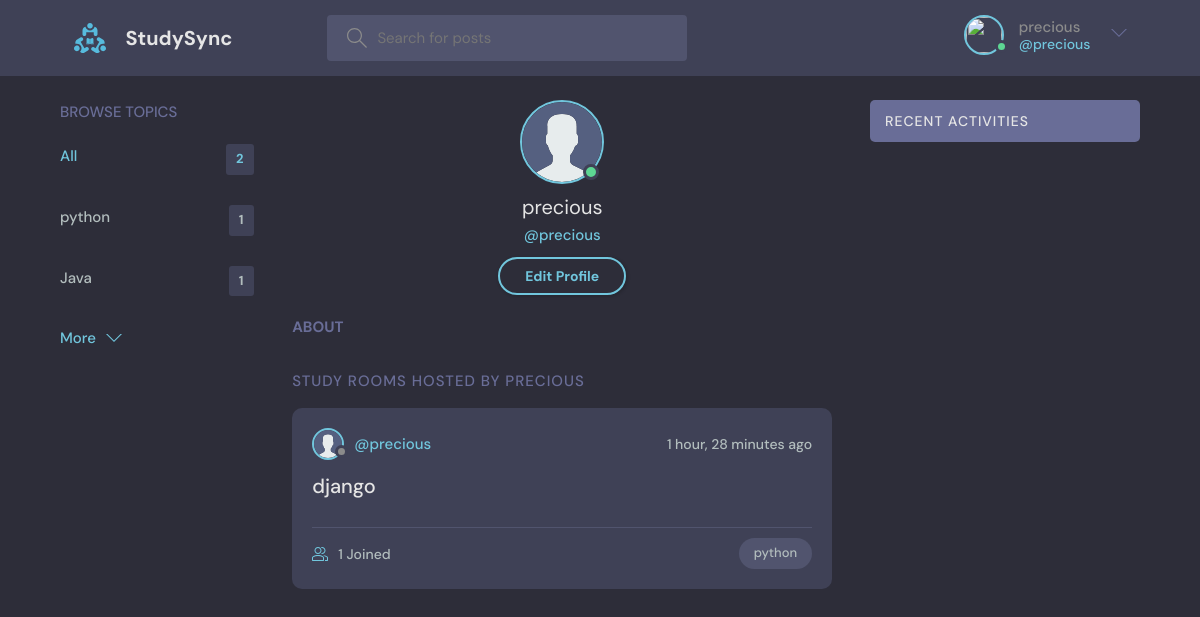
Page /profile/ (signed in) on the committed database.
### discord/models.py (models this page shows, shortened)
class CustomUser(AbstractUser):
    profile_picture = models.ImageField(upload_to='profiles',default='name.png')

class Topic(models.Model):
    name = models.CharField(max_length=200)  # Name of the topic

class Room(models.Model):
    host = models.ForeignKey(CustomUser, on_delete=models.SET_NULL, null=True)
    topic = models.ForeignKey(Topic, on_delete=models.SET_NULL, null=True)
    name = models.CharField(max_length=200)
    description = models.TextField(null=True, blank=True)
    participants = models.ManyToManyField(CustomUser, related_name='participants')
    updated = models.DateTimeField(auto_now=True)
    created = models.DateTimeField(auto_now_add=True)
    class Meta:
        ordering = ['-updated', '-created']

### discord/views.py (the view)
# urls.py: path('profile/', views.userProfile, name="user-profile"),  # URL for user profile page
def userProfile(request):
    user = request.user
    rooms = user.room_set.all()
    room_messages = user.message_set.all()
    topics = Topic.objects.all()
    context = {
        'user': user,                   # The current user
        'rooms': rooms,                 # Rooms associated with the user
        'room_messages': room_messages, # Messages sent by the user
        'topics': topics                # All topics
    }
    return render(request, 'discord/profile.html', context)

### discord/templates/discord/profile.html (shortened to what this page needs)
{% extends 'main.html' %}
{% block content %}
{% load static %}
  <main class="profile-page layout layout--3">
    <div class="container">
      {% include 'discord/topics_component.html' %}
      <div class="roomList">
        <div class="profile">
          <div class="profile__avatar">
            <div class="avatar avatar--large active">
              <img src="{% static 'images/avatar.svg' %}" />
            </div>
          </div>
          <div class="profile__info">
            <h3>{{user.username}}</h3>
            <p>@{{user.username}}</p>
            {% if request.user == user %}
            <a href="{% url 'discord:update-user' %}" class="btn btn--main btn--pill">Edit Profile</a>
            {% endif %}
          </div>
          <div class="profile__about">
            <h3>About</h3>
          </div>
        </div>
        <div class="roomList__header">
          <div>
            <h2>Study Rooms Hosted by {{user.username}}</a>
            </h2>
          </div>
        </div>
        {% include 'discord/feed_component.html' %}
      </div>
      {% include 'discord/activity_component.html' %}
    </div>
  </main>
  {% endblock %}

### templates/navbar.html (shortened to what this page needs)
{% load static %}
<header class="header header--loggedIn">
    <div class="container">
        <a href="{% url 'discord:home' %}" class="header__logo">
            <img src="{% static 'images/logo.svg' %}" />
            <h1>StudySync</h1>
        </a>
        <form class="header__search" method="GET" action="{% url 'discord:home' %}">
            <label>
                <input name="q" placeholder="Search for posts" />
            </label>
        </form>
        <nav class="header__menu">
        {% if request.user.is_authenticated %}
        <div class="header__user">
            <a href="{% url 'discord:update-user' %}">
                <div class="avatar avatar--medium active">
                    <img src="{{request.user.avatar.url}}" />
                </div>
                <p>{{request.user.username}} <span>@{{request.user.username}}</span></p>
            </a>
            <button class="dropdown-button">
                <svg version="1.1" xmlns="http://www.w3.org/2000/svg" width="32" height="32" viewBox="0 0 32 32">
                    <title>chevron-down</title>
                    <path d="M16 21l-13-13h-3l16 16 16-16h-3l-13 13z"></path>
                </svg>
            </button>
        </div>
        {% else %}
        <a href="{% url 'account_login' %}">
            <img src="{% static 'images/avatar.svg' %}" />
            <p>Login</p>
        </a>
        {% endif %}
      </nav>
    </div>
  </header>

### discord/templates/discord/topics_component.html
<div class="topics">
    <div class="topics__header">
      <h2>Browse Topics</h2>
    </div>
    <ul class="topics__list">
       <li>
           <a href="{% url 'discord:home' %}" class="active">All <span>{{topics.count}}</span></a>
       </li>
       {% for topic in topics %}
       <li>
           <a href="{% url 'discord:home' %}?q={{topic.name}}">{{topic.name}}<span>{{topic.room_set.all.count}}</span></a>
       </li>
       {% endfor %}
   </ul>
    <a class="btn btn--link" href="{% url 'discord:topics' %}">
      More
      <svg version="1.1" xmlns="http://www.w3.org/2000/svg" width="32" height="32" viewBox="0 0 32 32">
        <title>chevron-down</title>
        <path d="M16 21l-13-13h-3l16 16 16-16h-3l-13 13z"></path>
      </svg>
    </a>
  </div>

### discord/templates/discord/feed_component.html (shortened to what this page needs)
{% for room in rooms %}
{% load static %}
<div class="roomListRoom">
    <div class="roomListRoom__header">
        <a href="{% url 'discord:user-profile' %}" class="roomListRoom__author">
            <div class="avatar avatar--small">
                <img src="{% static 'images/avatar.svg' %}" />
            </div>
            <span>@{{room.host.username}}</span>
        </a>
        <div class="roomListRoom__actions">
            <span>{{room.created|timesince}} ago</span>
        </div>
    </div>
    <div class="roomListRoom__content">
        <a href="{% url 'discord:room' room.id %}">{{room.name}}</a>
    </div>
    <div class="roomListRoom__meta">
        <a href="{% url 'discord:room' room.id %}" class="roomListRoom__joined">
            {{room.participants.all.count}} Joined
        </a>
        <p class="roomListRoom__topic">{{room.topic.name}}</p>
    </div>
</div>
{% endfor %}

### rows in the picture
CustomUser: user.username "precious", username "precious", username "PRECIOUS"
Topic: name "python", room_set.all.count "1"
Topic: name "Java", room_set.all.count "1"
Room: host.username "precious", created "1 hour, 28 minutes", name "django", participants.all.count "1", topic.name "python"

### other values in the picture
{{ topics.count }} "2"
